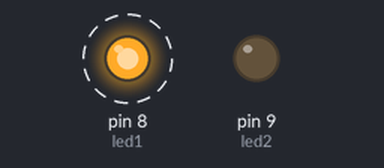
Simulated run of this sketch. Board: Arduino Uno, built with avr-gcc and run on an emulated ATmega328P. Shown: output pins drawn as LEDs (lit = HIGH). Dashed ring = blinking.

Above: at 0.2 s.
At 25.2 s:
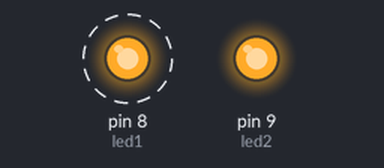
Timing chart, 0 to 27.3 s (numbered marks = the images above):
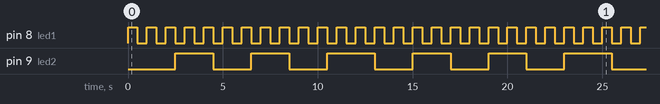

Measured:
- by itself, pin 8 (led1): alternates HIGH for 0.50 s and LOW for 0.50 s
- by itself, pin 9 (led2): moves between LOW and HIGH, repeating every 21.0 s

The sketch:

PR_CTICA2_PARTE_C.ino
```cpp
const int led1 = 8;
const int led2 = 9;

unsigned long tiempoAnterior = 0;
const long intervalo = 2000;

int estadoLed1 = LOW;
int estadoLed2 = LOW;

void setup() {
  pinMode(led1, OUTPUT);
  pinMode(led2, OUTPUT);
}

void loop() {

  // LED 1: parpadeo normal
  estadoLed1 = !estadoLed1;
  digitalWrite(led1, estadoLed1);

  // LED 2: retardo no bloqueante
  unsigned long tiempoActual = millis();

  if (tiempoActual - tiempoAnterior >= intervalo) {
    tiempoAnterior = tiempoActual;

    estadoLed2 = !estadoLed2;
    digitalWrite(led2, estadoLed2);
  }

  delay(500); // Control del parpadeo del LED 1
}
```
